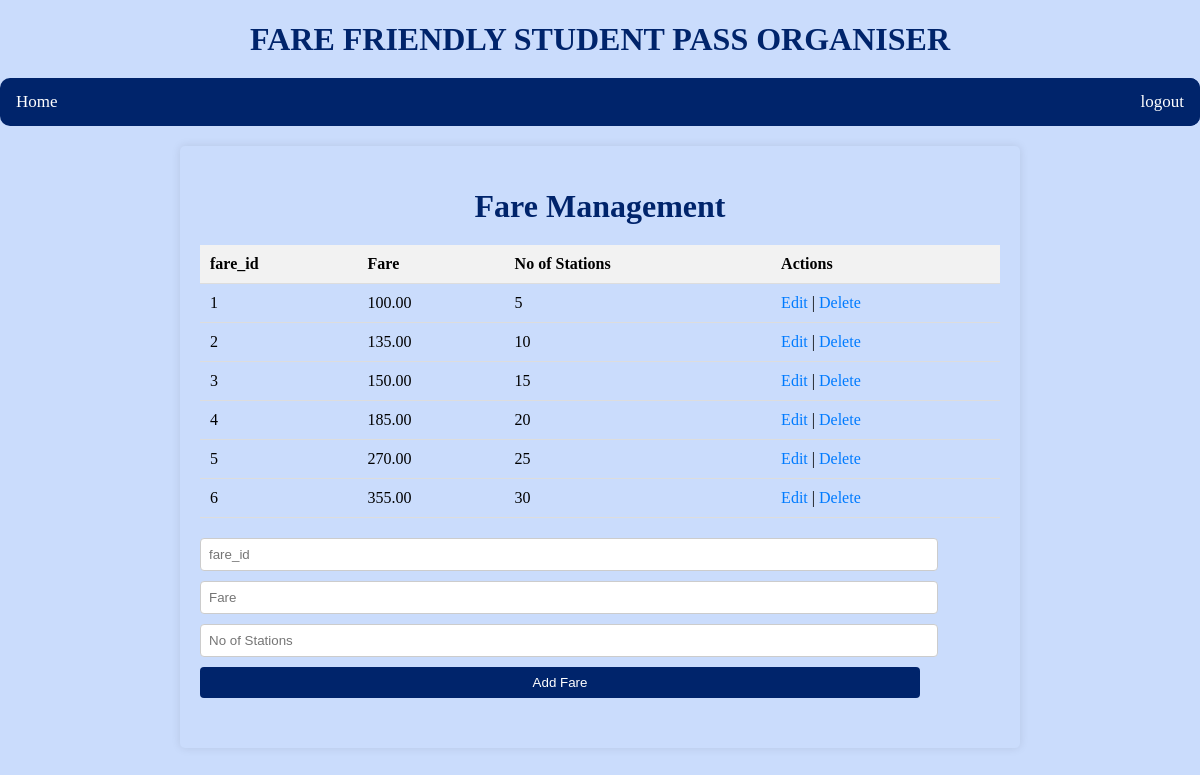
The page /pro/fare.php on the database its author committed.
### tables this page shows
CREATE TABLE `fare` (
  `fare_id` int(11) NOT NULL,
  `no_of_stations` int(11) DEFAULT NULL,
  `fare` decimal(10,2) DEFAULT NULL
);

### pro/fetch_fares.php (the view, shortened to what this page needs)
<?php
include_once "config.php";
$query = "SELECT * FROM fare";
$result = mysqli_query($conn, $query);
while ($row = mysqli_fetch_assoc($result)) {
    echo "<tr>";
    echo "<td>".$row['fare_id']."</td>";
    echo "<td>".$row['fare']."</td>";
    echo "<td>".$row['no_of_stations']."</td>";
    echo "<td><a href='edit_fare.php?id=".$row['fare_id']."'>Edit</a>  |  <a href='delete_fare.php?id=".$row['fare_id']."'>Delete</a></td>";
    echo "</tr>";
}
?>

### pro/fare.php (shortened to what this page needs)
<!DOCTYPE html>
<html lang="en">
<head>
<link rel="stylesheet" href="./style/dash.css">
<link rel="stylesheet" href="./style/stylesMs.css">
</head>
<body>
<h1><center>FARE FRIENDLY STUDENT PASS ORGANISER</center></h1>
<div class="topnav">
    <a href="admindashboard.php">Home</a>
    <a href="adminlog.php" class="right">logout</a>
  </div>
<div class="container">
    <h1>Fare Management</h1>
    <table>
        <thead>
            <tr>
                <th>fare_id</th>
                <th>Fare</th>
                <th>No of Stations</th>
                <th>Actions</th>
            </tr>
        </thead>
        <tbody>
            <?php include 'fetch_fares.php'; ?>
        </tbody>
    </table>
    <form action="insert_fare.php" method="POST">
        <input type="text" name="fare_id" placeholder="fare_id" required>
        <input type="text" name="fare" placeholder="Fare" required>
        <input type="text" name="no_of_stations" placeholder="No of Stations" required>
        <button type="submit">Add Fare</button>
    </form>
</div>
</body>
</html>

### pro/style/dash.css (style rules this page uses)
body { background-color:#CADCFC; }
.topnav { background-color: #00246B; overflow: hidden; border-radius: 10px; }
.topnav a { float: left; color: white; text-align: center; padding: 14px 16px; text-decoration: none; font-size: 17px; border: 1px; }
h1 { color:#00246B; }
.topnav a.right { float: right; background-color: #00246B; color: #ffffff; }

### pro/style/stylesMs.css (style rules this page uses)
body { margin: 0; padding: 0; }
.container { max-width: 800px; margin: 20px auto; padding: 20px; background-color: #CADCFC; border-radius: 5px; box-shadow: 0 0 10px rgba(0, 0, 0, 0.1); }
h1 { text-align: center; margin-bottom: 20px; }
table { width: 100%; border-collapse: collapse; margin-bottom: 20px; }
table th, table td { padding: 10px; text-align: left; border-bottom: 1px solid #ddd; }
table th { background-color: #f2f2f2; }
table td { vertical-align: middle; }
form { margin-bottom: 20px; }
form input, form button { margin-bottom: 10px; padding: 8px; width: calc(100% - 80px); border: 1px solid #ccc; border-radius: 4px; }
form button { background-color: #00246B; color: #fff; border: none; cursor: pointer; }
a { text-decoration: none; color: #007bff; }

### rows shown on the page
fare: fare_id "1", fare "100.00", no_of_stations "5"
fare: fare_id "2", fare "135.00", no_of_stations "10"
fare: fare_id "3", fare "150.00", no_of_stations "15"
fare: fare_id "4", fare "185.00", no_of_stations "20"
fare: fare_id "5", fare "270.00", no_of_stations "25"
fare: fare_id "6", fare "355.00", no_of_stations "30"
